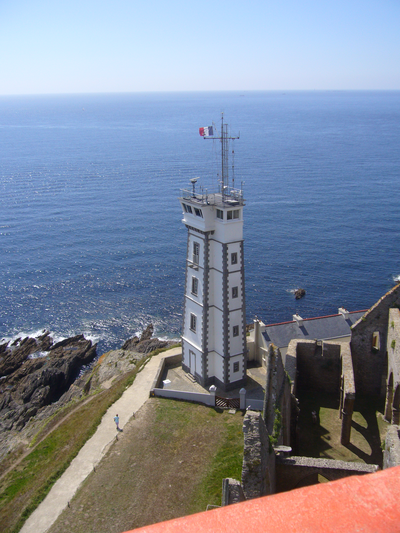
#> input picture TakePic/102202.png, 400 x 533 px
$ python TestPic.py
#> lines starting #> are read from the running program, lines starting #| are printed output that depends on the picture
import cv2
import numpy as np

img = cv2.imread('102202.png',0)
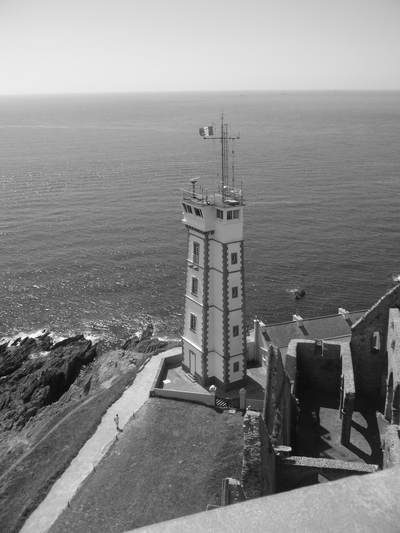
#> img: shape (533, 400); min 8, max 255, mean 133.8
rows, cols = img.shape
#> rows = 533; cols = 400

#res = cv2.resize(img, None, fx=2, fy=2, interpolation = cv2.INTER_CUBIC)

M = cv2.getRotationMatrix2D((cols/2, rows/2), 90, 1)
res = cv2.warpAffine(img, M, (cols, rows))
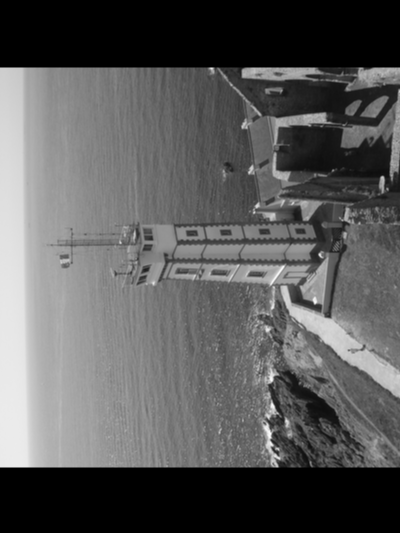
#> res: shape (533, 400); min 0, max 252, mean 90.8

cv2.imshow('img', res)
cv2.waitKey(0)
cv2.destroyAllWindows()
